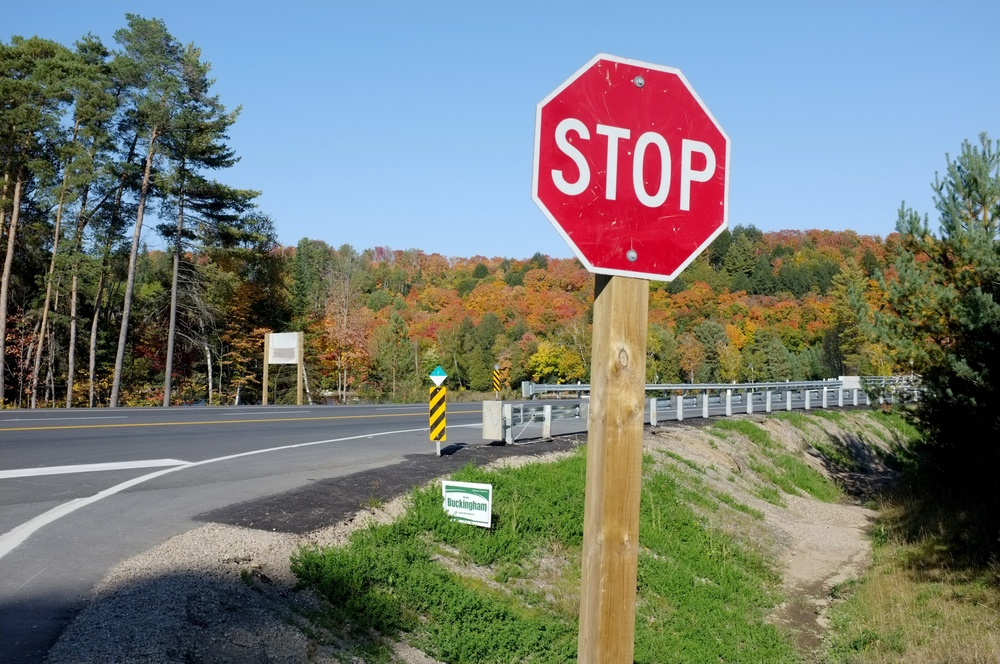
#> input picture stopsigntest.jpg, 1000 x 664 px, shrunk from 4288 x 2848 before the run
$ python -i featureselector.py   (imports and definitions only)
#> lines starting #> are read from the running program, lines starting #| are printed output that depends on the picture
#> further down, picture is the input picture: shape (664, 1000, 3); mean B, G, R 118, 123.6, 118.2
# From https://www.geeksforgeeks.org/feature-detection-and-matching-with-opencv-python/
# Also used ChatGPT for fetching list of features in the image.

import cv2
import numpy as np

# This function extracts features from the image.
# Returns new image that points features, as well as a list of where all the features are located in image.
def selectFeaturesFromImage(image):
    gray_image = cv2.cvtColor(image, cv2.COLOR_BGR2GRAY)
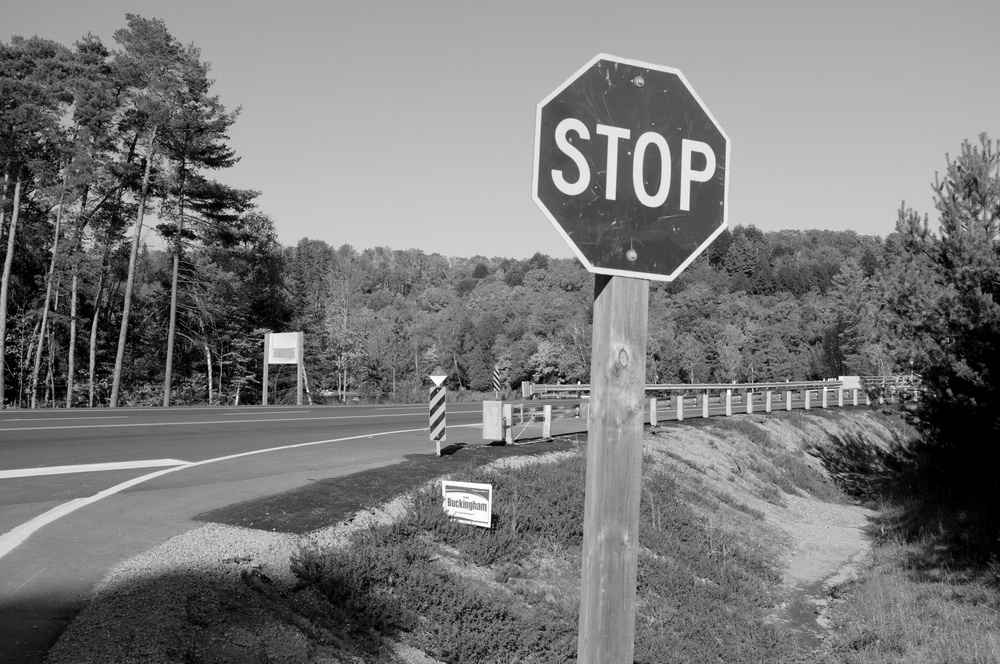
#> gray_image: shape (664, 1000); min 0, max 255, mean 121.4
    gray_image = np.float32(gray_image)

    dst = cv2.cornerHarris(gray_image, blockSize=2, ksize=5, k=0.01)

    feature_coords = np.argwhere(dst > 0.01 * dst.max())
#> feature_coords = 8409 pairs, first value 18 to 663, second value 0 to 999


    dst = cv2.dilate(dst, None)
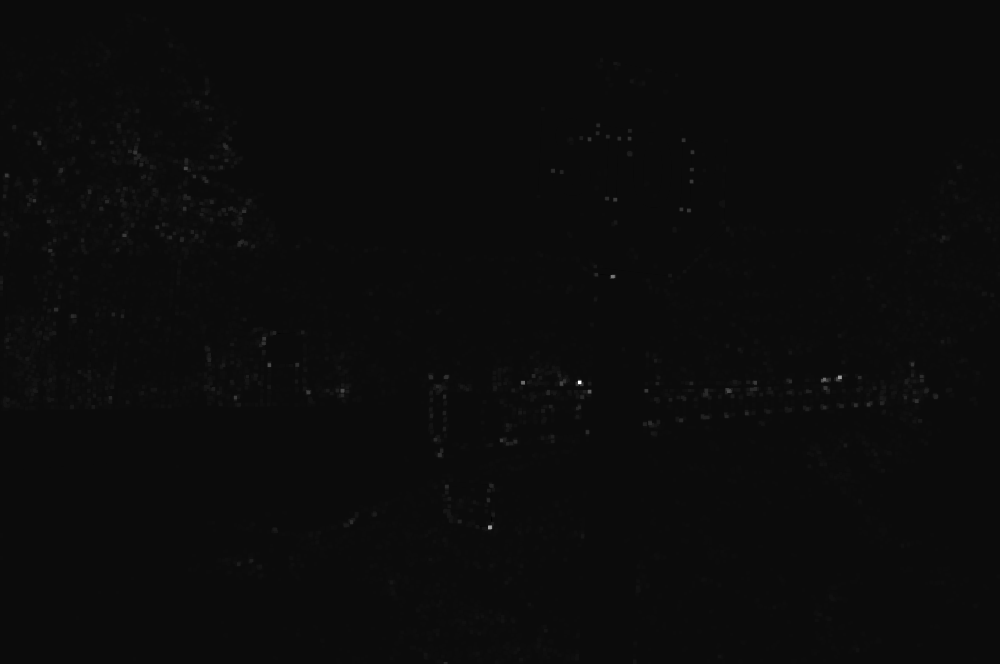
#> dst: shape (664, 1000) float32; min -417459872, max 8.79e+09, mean 18559768; drawn with min black and max white
    #image[dst > 0.01 * dst.max()] = [0, 255, 0]
    return image, feature_coords

>>> import cv2
>>> picture = cv2.imread('stopsigntest.jpg')
>>> result = selectFeaturesFromImage(picture)

$ run again, on yield.jpg
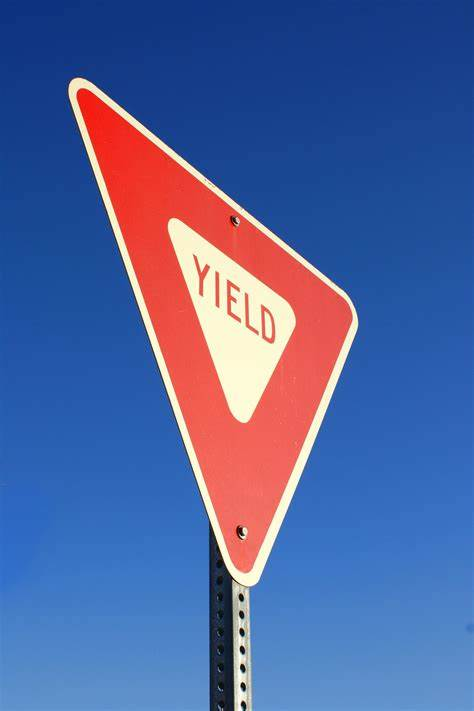
#> input picture yield.jpg, 474 x 711 px
#> picture is the input picture: shape (711, 474, 3); mean B, G, R 157.3, 100.6, 81.9
#> in selectFeaturesFromImage, `dst = cv2.cornerHarris(gray_image, blockSize=2, ksize=5, k=0.01)`:
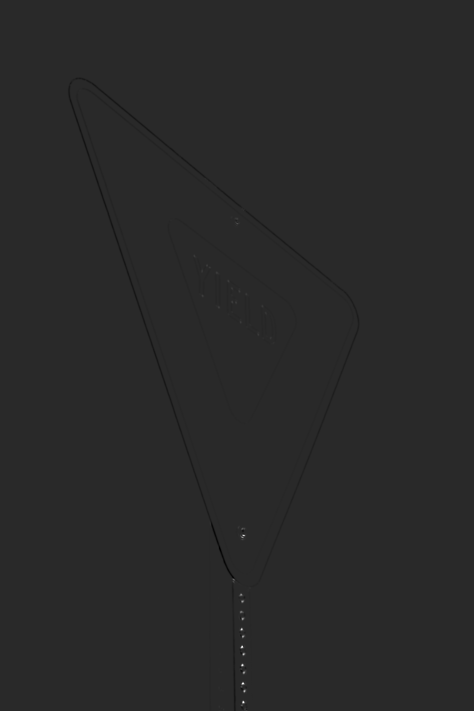
#> dst: shape (711, 474) float32; min -1.4e+09, max 7.23e+09, mean -3066106.2; drawn with min black and max white
#> feature_coords = 597 pairs, first value 210 to 710, second value 170 to 274
#> in selectFeaturesFromImage, `dst = cv2.dilate(dst, None)`:
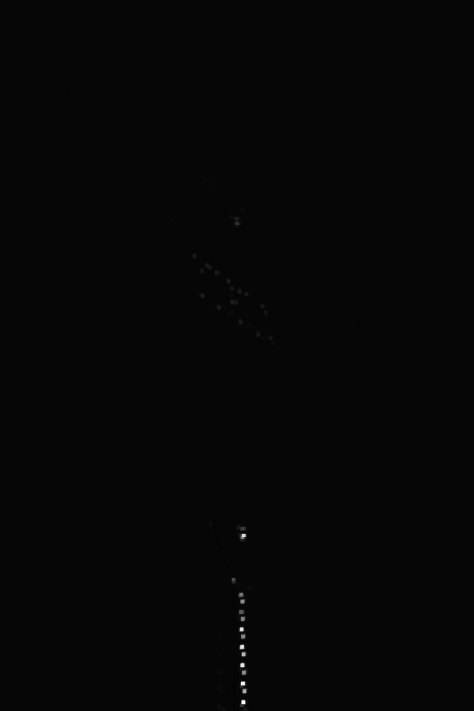
#> dst: shape (711, 474) float32; min -193189344, max 7.23e+09, mean 4685601.5; drawn with min black and max white
